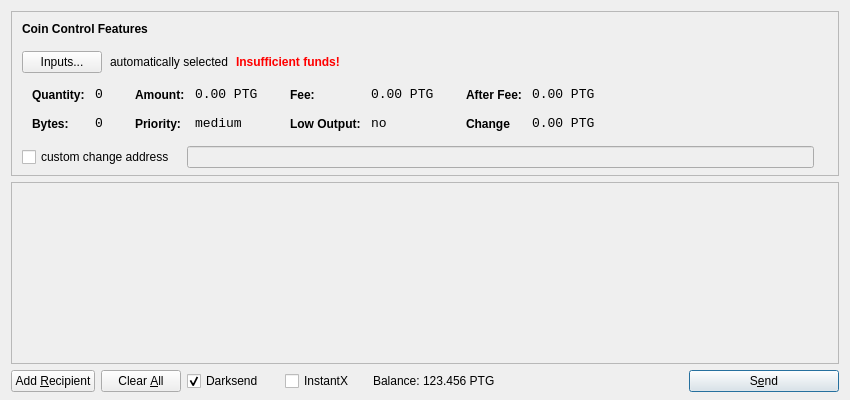
<?xml version="1.0" encoding="UTF-8"?>
<ui version="4.0">
 <class>SendCoinsDialog</class>
 <widget class="QDialog" name="SendCoinsDialog">
  <property name="geometry">
   <rect>
    <x>0</x>
    <y>0</y>
    <width>850</width>
    <height>400</height>
   </rect>
  </property>
  <property name="windowTitle">
   <string>Send Coins</string>
  </property>
  <layout class="QVBoxLayout" name="verticalLayout" stretch="0,1,0">
   <property name="bottomMargin">
    <number>8</number>
   </property>
   <item>
    <widget class="QFrame" name="frameCoinControl">
     <property name="sizePolicy">
      <sizepolicy hsizetype="Expanding" vsizetype="Expanding">
       <horstretch>0</horstretch>
       <verstretch>0</verstretch>
      </sizepolicy>
     </property>
     <property name="maximumSize">
      <size>
       <width>16777215</width>
       <height>16777215</height>
      </size>
     </property>
     <property name="frameShape">
      <enum>QFrame::StyledPanel</enum>
     </property>
     <property name="frameShadow">
      <enum>QFrame::Sunken</enum>
     </property>
     <layout class="QVBoxLayout" name="verticalLayoutCoinControl2">
      <property name="spacing">
       <number>-1</number>
      </property>
      <property name="leftMargin">
       <number>0</number>
      </property>
      <property name="topMargin">
       <number>0</number>
      </property>
      <property name="rightMargin">
       <number>0</number>
      </property>
      <property name="bottomMargin">
       <number>6</number>
      </property>
      <item>
       <layout class="QVBoxLayout" name="verticalLayoutCoinControl" stretch="0,0,0,0,1">
        <property name="spacing">
         <number>0</number>
        </property>
        <property name="leftMargin">
         <number>10</number>
        </property>
        <property name="topMargin">
         <number>10</number>
        </property>
        <item>
         <layout class="QHBoxLayout" name="horizontalLayoutCoinControl1">
          <property name="bottomMargin">
           <number>15</number>
          </property>
          <item>
           <widget class="QLabel" name="labelCoinControlFeatures">
            <property name="sizePolicy">
             <sizepolicy hsizetype="Preferred" vsizetype="Maximum">
              <horstretch>0</horstretch>
              <verstretch>0</verstretch>
             </sizepolicy>
            </property>
            <property name="font">
             <font>
              <weight>75</weight>
              <bold>true</bold>
             </font>
            </property>
            <property name="styleSheet">
             <string notr="true">font-weight:bold;</string>
            </property>
            <property name="text">
             <string>Coin Control Features</string>
            </property>
           </widget>
          </item>
         </layout>
        </item>
        <item>
         <layout class="QHBoxLayout" name="horizontalLayoutCoinControl2" stretch="0,0,0,0">
          <property name="spacing">
           <number>8</number>
          </property>
          <property name="bottomMargin">
           <number>10</number>
          </property>
          <item>
           <widget class="QPushButton" name="pushButtonCoinControl">
            <property name="styleSheet">
             <string notr="true"/>
            </property>
            <property name="text">
             <string>Inputs...</string>
            </property>
           </widget>
          </item>
          <item>
           <widget class="QLabel" name="labelCoinControlAutomaticallySelected">
            <property name="text">
             <string>automatically selected</string>
            </property>
            <property name="margin">
             <number>5</number>
            </property>
           </widget>
          </item>
          <item>
           <widget class="QLabel" name="labelCoinControlInsuffFunds">
            <property name="font">
             <font>
              <weight>75</weight>
              <bold>true</bold>
             </font>
            </property>
            <property name="styleSheet">
             <string notr="true">color:red;font-weight:bold;</string>
            </property>
            <property name="text">
             <string>Insufficient funds!</string>
            </property>
            <property name="margin">
             <number>5</number>
            </property>
           </widget>
          </item>
          <item>
           <spacer name="horizontalSpacerCoinControl">
            <property name="orientation">
             <enum>Qt::Horizontal</enum>
            </property>
            <property name="sizeHint" stdset="0">
             <size>
              <width>40</width>
              <height>1</height>
             </size>
            </property>
           </spacer>
          </item>
         </layout>
        </item>
        <item>
         <widget class="QWidget" name="widgetCoinControl" native="true">
          <property name="sizePolicy">
           <sizepolicy hsizetype="Preferred" vsizetype="Preferred">
            <horstretch>0</horstretch>
            <verstretch>0</verstretch>
           </sizepolicy>
          </property>
          <property name="minimumSize">
           <size>
            <width>0</width>
            <height>0</height>
           </size>
          </property>
          <property name="styleSheet">
           <string notr="true"/>
          </property>
          <layout class="QHBoxLayout" name="horizontalLayoutCoinControl5">
           <property name="margin">
            <number>0</number>
           </property>
           <item>
            <layout class="QHBoxLayout" name="horizontalLayoutCoinControl3" stretch="0,0,0,1">
             <property name="spacing">
              <number>20</number>
             </property>
             <property name="topMargin">
              <number>0</number>
             </property>
             <property name="bottomMargin">
              <number>10</number>
             </property>
             <item>
              <layout class="QFormLayout" name="formLayoutCoinControl1">
               <property name="horizontalSpacing">
                <number>10</number>
               </property>
               <property name="verticalSpacing">
                <number>14</number>
               </property>
               <property name="leftMargin">
                <number>10</number>
               </property>
               <property name="topMargin">
                <number>4</number>
               </property>
               <property name="rightMargin">
                <number>6</number>
               </property>
               <item row="0" column="0">
                <widget class="QLabel" name="labelCoinControlQuantityText">
                 <property name="styleSheet">
                  <string notr="true">font-weight:bold;</string>
                 </property>
                 <property name="text">
                  <string>Quantity:</string>
                 </property>
                 <property name="margin">
                  <number>0</number>
                 </property>
                </widget>
               </item>
               <item row="0" column="1">
                <widget class="QLabel" name="labelCoinControlQuantity">
                 <property name="font">
                  <font>
                   <family>Monospace</family>
                   <pointsize>10</pointsize>
                  </font>
                 </property>
                 <property name="cursor">
                  <cursorShape>IBeamCursor</cursorShape>
                 </property>
                 <property name="contextMenuPolicy">
                  <enum>Qt::ActionsContextMenu</enum>
                 </property>
                 <property name="text">
                  <string>0</string>
                 </property>
                 <property name="margin">
                  <number>0</number>
                 </property>
                 <property name="textInteractionFlags">
                  <set>Qt::LinksAccessibleByMouse|Qt::TextSelectableByKeyboard|Qt::TextSelectableByMouse</set>
                 </property>
                </widget>
               </item>
               <item row="1" column="0">
                <widget class="QLabel" name="labelCoinControlBytesText">
                 <property name="styleSheet">
                  <string notr="true">font-weight:bold;</string>
                 </property>
                 <property name="text">
                  <string>Bytes:</string>
                 </property>
                </widget>
               </item>
               <item row="1" column="1">
                <widget class="QLabel" name="labelCoinControlBytes">
                 <property name="font">
                  <font>
                   <family>Monospace</family>
                   <pointsize>10</pointsize>
                  </font>
                 </property>
                 <property name="cursor">
                  <cursorShape>IBeamCursor</cursorShape>
                 </property>
                 <property name="contextMenuPolicy">
                  <enum>Qt::ActionsContextMenu</enum>
                 </property>
                 <property name="text">
                  <string>0</string>
                 </property>
                 <property name="textInteractionFlags">
                  <set>Qt::LinksAccessibleByMouse|Qt::TextSelectableByKeyboard|Qt::TextSelectableByMouse</set>
                 </property>
                </widget>
               </item>
              </layout>
             </item>
             <item>
              <layout class="QFormLayout" name="formLayoutCoinControl2">
               <property name="horizontalSpacing">
                <number>10</number>
               </property>
               <property name="verticalSpacing">
                <number>14</number>
               </property>
               <property name="leftMargin">
                <number>6</number>
               </property>
               <property name="topMargin">
                <number>4</number>
               </property>
               <property name="rightMargin">
                <number>6</number>
               </property>
               <item row="0" column="0">
                <widget class="QLabel" name="labelCoinControlAmountText">
                 <property name="styleSheet">
                  <string notr="true">font-weight:bold;</string>
                 </property>
                 <property name="text">
                  <string>Amount:</string>
                 </property>
                 <property name="margin">
                  <number>0</number>
                 </property>
                </widget>
               </item>
               <item row="0" column="1">
                <widget class="QLabel" name="labelCoinControlAmount">
                 <property name="font">
                  <font>
                   <family>Monospace</family>
                   <pointsize>10</pointsize>
                  </font>
                 </property>
                 <property name="cursor">
                  <cursorShape>IBeamCursor</cursorShape>
                 </property>
                 <property name="contextMenuPolicy">
                  <enum>Qt::ActionsContextMenu</enum>
                 </property>
                 <property name="text">
                  <string>0.00 PTG</string>
                 </property>
                 <property name="textInteractionFlags">
                  <set>Qt::LinksAccessibleByMouse|Qt::TextSelectableByKeyboard|Qt::TextSelectableByMouse</set>
                 </property>
                </widget>
               </item>
               <item row="1" column="0">
                <widget class="QLabel" name="labelCoinControlPriorityText">
                 <property name="styleSheet">
                  <string notr="true">font-weight:bold;</string>
                 </property>
                 <property name="text">
                  <string>Priority:</string>
                 </property>
                </widget>
               </item>
               <item row="1" column="1">
                <widget class="QLabel" name="labelCoinControlPriority">
                 <property name="font">
                  <font>
                   <family>Monospace</family>
                   <pointsize>10</pointsize>
                  </font>
                 </property>
                 <property name="cursor">
                  <cursorShape>IBeamCursor</cursorShape>
                 </property>
                 <property name="contextMenuPolicy">
                  <enum>Qt::ActionsContextMenu</enum>
                 </property>
                 <property name="text">
                  <string>medium</string>
                 </property>
                 <property name="textInteractionFlags">
                  <set>Qt::LinksAccessibleByMouse|Qt::TextSelectableByKeyboard|Qt::TextSelectableByMouse</set>
                 </property>
                </widget>
               </item>
              </layout>
             </item>
             <item>
              <layout class="QFormLayout" name="formLayoutCoinControl3">
               <property name="horizontalSpacing">
                <number>10</number>
               </property>
               <property name="verticalSpacing">
                <number>14</number>
               </property>
               <property name="leftMargin">
                <number>6</number>
               </property>
               <property name="topMargin">
                <number>4</number>
               </property>
               <property name="rightMargin">
                <number>6</number>
               </property>
               <item row="0" column="0">
                <widget class="QLabel" name="labelCoinControlFeeText">
                 <property name="styleSheet">
                  <string notr="true">font-weight:bold;</string>
                 </property>
                 <property name="text">
                  <string>Fee:</string>
                 </property>
                 <property name="margin">
                  <number>0</number>
                 </property>
                </widget>
               </item>
               <item row="0" column="1">
                <widget class="QLabel" name="labelCoinControlFee">
                 <property name="font">
                  <font>
                   <family>Monospace</family>
                   <pointsize>10</pointsize>
                  </font>
                 </property>
                 <property name="cursor">
                  <cursorShape>IBeamCursor</cursorShape>
                 </property>
                 <property name="contextMenuPolicy">
                  <enum>Qt::ActionsContextMenu</enum>
                 </property>
                 <property name="text">
                  <string>0.00 PTG</string>
                 </property>
                 <property name="textInteractionFlags">
                  <set>Qt::LinksAccessibleByMouse|Qt::TextSelectableByKeyboard|Qt::TextSelectableByMouse</set>
                 </property>
                </widget>
               </item>
               <item row="1" column="0">
                <widget class="QLabel" name="labelCoinControlLowOutputText">
                 <property name="styleSheet">
                  <string notr="true">font-weight:bold;</string>
                 </property>
                 <property name="text">
                  <string>Low Output:</string>
                 </property>
                </widget>
               </item>
               <item row="1" column="1">
                <widget class="QLabel" name="labelCoinControlLowOutput">
                 <property name="font">
                  <font>
                   <family>Monospace</family>
                   <pointsize>10</pointsize>
                  </font>
                 </property>
                 <property name="cursor">
                  <cursorShape>IBeamCursor</cursorShape>
                 </property>
                 <property name="contextMenuPolicy">
                  <enum>Qt::ActionsContextMenu</enum>
                 </property>
                 <property name="text">
                  <string>no</string>
                 </property>
                 <property name="textInteractionFlags">
                  <set>Qt::LinksAccessibleByMouse|Qt::TextSelectableByKeyboard|Qt::TextSelectableByMouse</set>
                 </property>
                </widget>
               </item>
              </layout>
             </item>
             <item>
              <layout class="QFormLayout" name="formLayoutCoinControl4">
               <property name="horizontalSpacing">
                <number>10</number>
               </property>
               <property name="verticalSpacing">
                <number>14</number>
               </property>
               <property name="leftMargin">
                <number>6</number>
               </property>
               <property name="topMargin">
                <number>4</number>
               </property>
               <property name="rightMargin">
                <number>6</number>
               </property>
               <item row="0" column="0">
                <widget class="QLabel" name="labelCoinControlAfterFeeText">
                 <property name="styleSheet">
                  <string notr="true">font-weight:bold;</string>
                 </property>
                 <property name="text">
                  <string>After Fee:</string>
                 </property>
                 <property name="margin">
                  <number>0</number>
                 </property>
                </widget>
               </item>
               <item row="0" column="1">
                <widget class="QLabel" name="labelCoinControlAfterFee">
                 <property name="font">
                  <font>
                   <family>Monospace</family>
                   <pointsize>10</pointsize>
                  </font>
                 </property>
                 <property name="cursor">
                  <cursorShape>IBeamCursor</cursorShape>
                 </property>
                 <property name="contextMenuPolicy">
                  <enum>Qt::ActionsContextMenu</enum>
                 </property>
                 <property name="text">
                  <string>0.00 PTG</string>
                 </property>
                 <property name="textInteractionFlags">
                  <set>Qt::LinksAccessibleByMouse|Qt::TextSelectableByKeyboard|Qt::TextSelectableByMouse</set>
                 </property>
                </widget>
               </item>
               <item row="1" column="0">
                <widget class="QLabel" name="labelCoinControlChangeText">
                 <property name="styleSheet">
                  <string notr="true">font-weight:bold;</string>
                 </property>
                 <property name="text">
                  <string>Change</string>
                 </property>
                </widget>
               </item>
               <item row="1" column="1">
                <widget class="QLabel" name="labelCoinControlChange">
                 <property name="font">
                  <font>
                   <family>Monospace</family>
                   <pointsize>10</pointsize>
                  </font>
                 </property>
                 <property name="cursor">
                  <cursorShape>IBeamCursor</cursorShape>
                 </property>
                 <property name="contextMenuPolicy">
                  <enum>Qt::ActionsContextMenu</enum>
                 </property>
                 <property name="text">
                  <string>0.00 PTG</string>
                 </property>
                 <property name="textInteractionFlags">
                  <set>Qt::LinksAccessibleByMouse|Qt::TextSelectableByKeyboard|Qt::TextSelectableByMouse</set>
                 </property>
                </widget>
               </item>
              </layout>
             </item>
            </layout>
           </item>
          </layout>
         </widget>
        </item>
        <item>
         <layout class="QHBoxLayout" name="horizontalLayoutCoinControl4" stretch="0,0,0">
          <property name="spacing">
           <number>12</number>
          </property>
          <property name="sizeConstraint">
           <enum>QLayout::SetDefaultConstraint</enum>
          </property>
          <property name="topMargin">
           <number>5</number>
          </property>
          <property name="rightMargin">
           <number>5</number>
          </property>
          <item>
           <widget class="QCheckBox" name="checkBoxCoinControlChange">
            <property name="text">
             <string>custom change address</string>
            </property>
           </widget>
          </item>
          <item>
           <widget class="QLineEdit" name="lineEditCoinControlChange">
            <property name="enabled">
             <bool>false</bool>
            </property>
            <property name="sizePolicy">
             <sizepolicy hsizetype="Expanding" vsizetype="Fixed">
              <horstretch>0</horstretch>
              <verstretch>0</verstretch>
             </sizepolicy>
            </property>
           </widget>
          </item>
          <item>
           <widget class="QLabel" name="labelCoinControlChangeLabel">
            <property name="sizePolicy">
             <sizepolicy hsizetype="Preferred" vsizetype="Expanding">
              <horstretch>0</horstretch>
              <verstretch>0</verstretch>
             </sizepolicy>
            </property>
            <property name="minimumSize">
             <size>
              <width>0</width>
              <height>0</height>
             </size>
            </property>
            <property name="text">
             <string/>
            </property>
            <property name="margin">
             <number>3</number>
            </property>
           </widget>
          </item>
         </layout>
        </item>
        <item>
         <spacer name="verticalSpacerCoinControl">
          <property name="orientation">
           <enum>Qt::Vertical</enum>
          </property>
          <property name="sizeHint" stdset="0">
           <size>
            <width>800</width>
            <height>1</height>
           </size>
          </property>
         </spacer>
        </item>
       </layout>
      </item>
     </layout>
    </widget>
   </item>
   <item>
    <widget class="QScrollArea" name="scrollArea">
     <property name="widgetResizable">
      <bool>true</bool>
     </property>
     <widget class="QWidget" name="scrollAreaWidgetContents">
      <property name="geometry">
       <rect>
        <x>0</x>
        <y>0</y>
        <width>830</width>
        <height>165</height>
       </rect>
      </property>
      <layout class="QVBoxLayout" name="verticalLayout_2">
       <property name="margin">
        <number>0</number>
       </property>
       <item>
        <layout class="QVBoxLayout" name="entries">
         <property name="spacing">
          <number>6</number>
         </property>
        </layout>
       </item>
       <item>
        <spacer name="verticalSpacer">
         <property name="orientation">
          <enum>Qt::Vertical</enum>
         </property>
         <property name="sizeHint" stdset="0">
          <size>
           <width>20</width>
           <height>40</height>
          </size>
         </property>
        </spacer>
       </item>
      </layout>
     </widget>
    </widget>
   </item>
   <item>
    <layout class="QHBoxLayout" name="horizontalLayout">
     <item>
      <widget class="QPushButton" name="addButton">
       <property name="toolTip">
        <string>Send to multiple recipients at once</string>
       </property>
       <property name="text">
        <string>Add &amp;Recipient</string>
       </property>
       <property name="autoDefault">
        <bool>false</bool>
       </property>
      </widget>
     </item>
     <item>
      <widget class="QPushButton" name="clearButton">
       <property name="sizePolicy">
        <sizepolicy hsizetype="Minimum" vsizetype="Fixed">
         <horstretch>0</horstretch>
         <verstretch>0</verstretch>
        </sizepolicy>
       </property>
       <property name="toolTip">
        <string>Remove all transaction fields</string>
       </property>
       <property name="text">
        <string>Clear &amp;All</string>
       </property>
       <property name="autoRepeatDelay">
        <number>300</number>
       </property>
       <property name="autoDefault">
        <bool>false</bool>
       </property>
      </widget>
     </item>
     <item>
      <layout class="QHBoxLayout" name="horizontalLayout_2">
       <property name="spacing">
        <number>3</number>
       </property>
        <item>
        <widget class="QCheckBox" name="checkUseDarksend">
         <property name="minimumSize">
          <size>
           <width>95</width>
           <height>0</height>
          </size>
         </property>
         <property name="text">
          <string>Darksend</string>
         </property>
         <property name="checked">
          <bool>true</bool>
         </property>
        </widget>
       </item>
       <item>
        <widget class="QCheckBox" name="checkInstantX">
         <property name="enabled">
          <bool>true</bool>
         </property>
         <property name="minimumSize">
          <size>
           <width>85</width>
           <height>0</height>
          </size>
         </property>
         <property name="text">
          <string>InstantX</string>
         </property>
        </widget>
       </item>
       <item>
        <widget class="QLabel" name="label">
         <property name="sizePolicy">
          <sizepolicy hsizetype="Preferred" vsizetype="Fixed">
           <horstretch>0</horstretch>
           <verstretch>0</verstretch>
          </sizepolicy>
         </property>
         <property name="text">
          <string>Balance:</string>
         </property>
        </widget>
       </item>
       <item>
        <widget class="QLabel" name="labelBalance">
         <property name="sizePolicy">
          <sizepolicy hsizetype="Preferred" vsizetype="Fixed">
           <horstretch>0</horstretch>
           <verstretch>0</verstretch>
          </sizepolicy>
         </property>
         <property name="cursor">
          <cursorShape>IBeamCursor</cursorShape>
         </property>
         <property name="text">
          <string>123.456 PTG</string>
         </property>
         <property name="textInteractionFlags">
          <set>Qt::LinksAccessibleByMouse|Qt::TextSelectableByKeyboard|Qt::TextSelectableByMouse</set>
         </property>
        </widget>
       </item>
      </layout>
     </item>
     <item>
      <spacer name="horizontalSpacer">
       <property name="orientation">
        <enum>Qt::Horizontal</enum>
       </property>
       <property name="sizeHint" stdset="0">
        <size>
         <width>40</width>
         <height>20</height>
        </size>
       </property>
      </spacer>
     </item>
     <item>
      <widget class="QPushButton" name="sendButton">
       <property name="minimumSize">
        <size>
         <width>150</width>
         <height>0</height>
        </size>
       </property>
       <property name="toolTip">
        <string>Confirm the send action</string>
       </property>
       <property name="text">
        <string>S&amp;end</string>
       </property>
       <property name="icon">
        <iconset resource="../bitcoin.qrc">
         <normaloff>:/icons/send</normaloff>:/icons/send</iconset>
       </property>
       <property name="default">
        <bool>true</bool>
       </property>
      </widget>
     </item>
    </layout>
   </item>
  </layout>
 </widget>
 <resources>
  <include location="../bitcoin.qrc"/>
 </resources>
 <connections/>
</ui>
